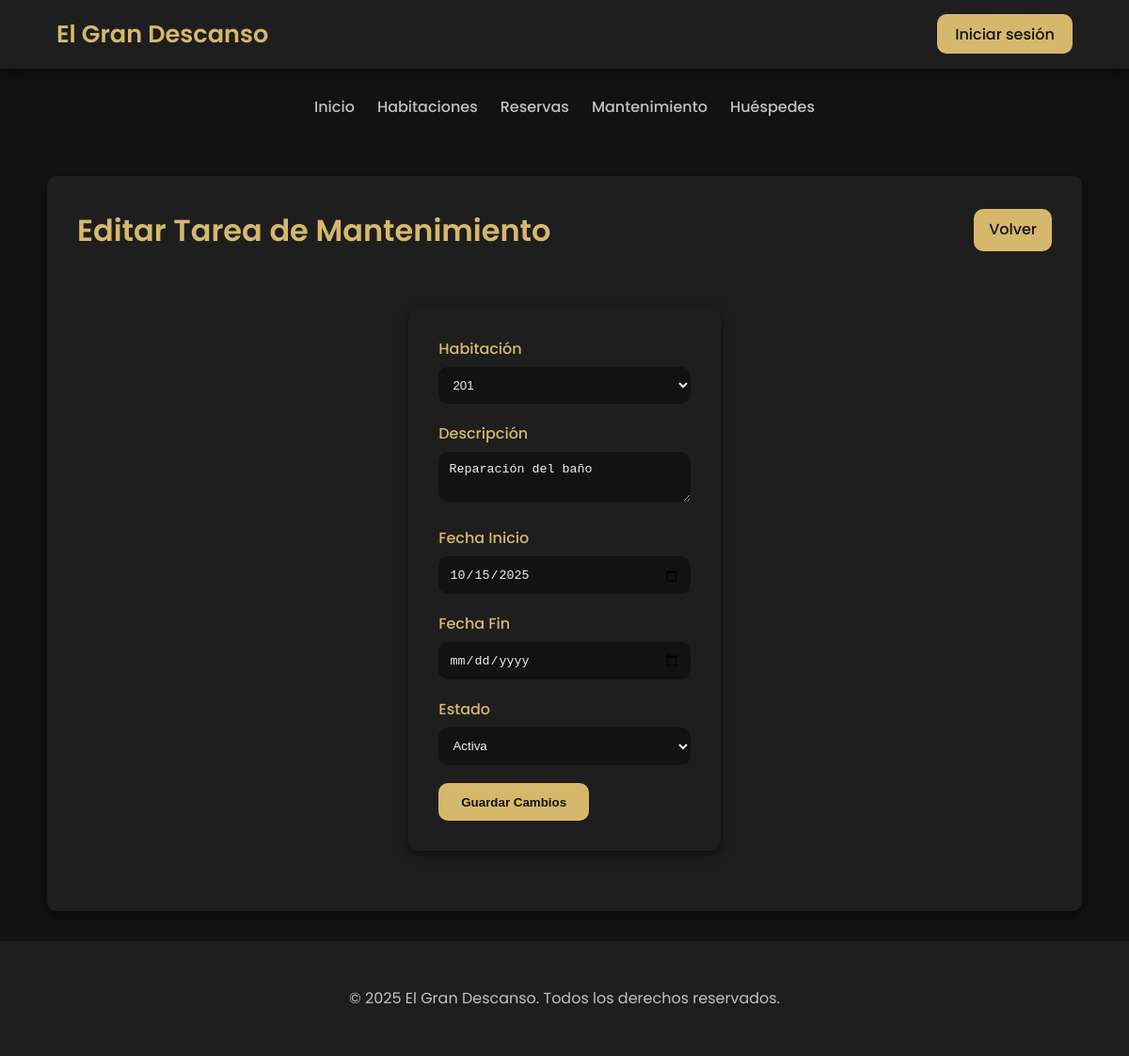
The app's page /modules/tareas_mantenimiento/editar.php?id=3 with its own data.
### tables this page shows
CREATE TABLE tareas_mantenimiento (
    id_tarea INT AUTO_INCREMENT PRIMARY KEY,
    id_habitacion INT NOT NULL,
    descripcion VARCHAR(255) NOT NULL,
    fecha_inicio DATE NOT NULL,
    fecha_fin DATE,
    estado ENUM('Activa', 'Finalizada') DEFAULT 'Activa',
    FOREIGN KEY (id_habitacion) REFERENCES habitaciones(id_habitacion)
        ON UPDATE CASCADE
        ON DELETE CASCADE
);

CREATE TABLE habitaciones (
    id_habitacion INT AUTO_INCREMENT PRIMARY KEY,
    numero VARCHAR(10) NOT NULL UNIQUE,
    tipo ENUM('Sencilla', 'Doble', 'Suite') NOT NULL,
    precio_base DECIMAL(10,2) NOT NULL,
    id_estado_limpieza INT,
    FOREIGN KEY (id_estado_limpieza) REFERENCES estados_limpieza(id_estado)
        ON UPDATE CASCADE
        ON DELETE SET NULL
);

### modules/tareas_mantenimiento/editar.php (the view, shortened to what this page needs)
<?php
require_once '../../config/db.php';
include '../../includes/header.php';
include '../../includes/navbar.php';
$id = $_GET['id'] ?? null;
$stmt = $conn->prepare("SELECT * FROM tareas_mantenimiento WHERE id_tarea = ?");
$stmt->execute([$id]);
$tarea = $stmt->fetch(PDO::FETCH_ASSOC);
$habitacionesStmt = $conn->query("SELECT id_habitacion, numero FROM habitaciones ORDER BY CAST(numero AS UNSIGNED), numero");
$habitaciones = $habitacionesStmt->fetchAll(PDO::FETCH_ASSOC);
?>
<div class="habitaciones-container">
    <div class="habitaciones-header">
        <h1>Editar Tarea de Mantenimiento</h1>
        <a href="listar.php" class="btn">Volver</a>
    </div>
    <div class="habitaciones-form">
        <form action="" method="post">
            <label for="id_habitacion">Habitación</label>
            <select name="id_habitacion" id="id_habitacion" required>
                <?php foreach ($habitaciones as $hab): ?>
                    <option value="<?= $hab['id_habitacion'] ?>" <?= $hab['id_habitacion']==$tarea['id_habitacion'] ? 'selected' : '' ?>>
                        <?= htmlspecialchars($hab['numero']) ?>
                    </option>
                <?php endforeach; ?>
            </select>
            <label for="descripcion">Descripción</label>
            <textarea name="descripcion" id="descripcion" required><?= htmlspecialchars($tarea['descripcion']) ?></textarea>
            <label for="fecha_inicio">Fecha Inicio</label>
            <input type="date" name="fecha_inicio" id="fecha_inicio" value="<?= htmlspecialchars($tarea['fecha_inicio']) ?>" required>
            <label for="fecha_fin">Fecha Fin</label>
            <input type="date" name="fecha_fin" id="fecha_fin" value="<?= htmlspecialchars($tarea['fecha_fin']) ?>">
            <label for="estado">Estado</label>
            <select name="estado" id="estado">
                <option value="Activa" <?= $tarea['estado']=='Activa' ? 'selected' : '' ?>>Activa</option>
            </select>
            <button type="submit">Guardar Cambios</button>
        </form>
    </div>
</div>
<?php include '../../includes/footer.php'; ?>

### assets/css/style.css (style rules this page uses)
:root { --color-fondo: #121212; --color-fondo-sec: #1E1E1E; --color-texto: #F0F0F0; --color-texto-sec: #C0C0C0; --color-acento: #D6B86C; --color-acento-claro: #E8CC84; --sombra-suave: 0 4px 12px rgba(0, 0, 0, 0.6); --borde-radio: 10px; --transicion: all 0.3s ease; --fuente-principal: 'Poppins', Arial, sans-serif; --overlay-hero: rgba(0, 0, 0, 0.5); }
* { box-sizing: border-box; margin: 0; padding: 0; }
html, body { height: 100%; }
body { font-family: var(--fuente-principal); background: var(--color-fondo); color: var(--color-texto); line-height: 1.6; display: flex; flex-direction: column; min-height: 100vh; }
.btn { background: var(--color-acento); color: var(--color-fondo); padding: 0.6rem 1.2rem; border-radius: var(--borde-radio); text-decoration: none; font-weight: 500; transition: var(--transicion); }
.habitaciones-container { width: 100%; max-width: 1100px; margin: 2rem auto; background: var(--color-fondo-sec); padding: 2rem; border-radius: var(--borde-radio); box-shadow: var(--sombra-suave); display: flex; flex-direction: column; }
.habitaciones-header { display: flex; justify-content: space-between; align-items: center; margin-bottom: 1.5rem; flex-wrap: wrap; gap: 1rem; }
.habitaciones-header h1 { color: var(--color-acento); font-size: 2rem; font-weight: 600; }
.habitaciones-header .btn { background: var(--color-acento); color: var(--color-fondo); padding: 0.6rem 1rem; border-radius: var(--borde-radio); text-decoration: none; transition: var(--transicion); font-weight: 500; }
.habitaciones-form { background: var(--color-fondo-sec); padding: 2rem; border-radius: var(--borde-radio); box-shadow: var(--sombra-suave); max-width: 600px; margin: 2rem auto; }
.habitaciones-form label { display: block; color: var(--color-acento); margin-bottom: 0.4rem; font-weight: 500; }
.habitaciones-form input, .habitaciones-form select, .habitaciones-form textarea { width: 100%; padding: 0.7rem; border-radius: var(--borde-radio); border: none; margin-bottom: 1.2rem; background: var(--color-fondo); color: var(--color-texto); }
.habitaciones-form button { background: var(--color-acento); color: var(--color-fondo); padding: 0.8rem 1.5rem; border: none; border-radius: var(--borde-radio); font-weight: 600; cursor: pointer; transition: var(--transicion); }

### records on screen
tareas_mantenimiento: id_habitacion "201", descripcion "Reparación del baño", fecha_inicio "10/15/2025", estado "Activa"
